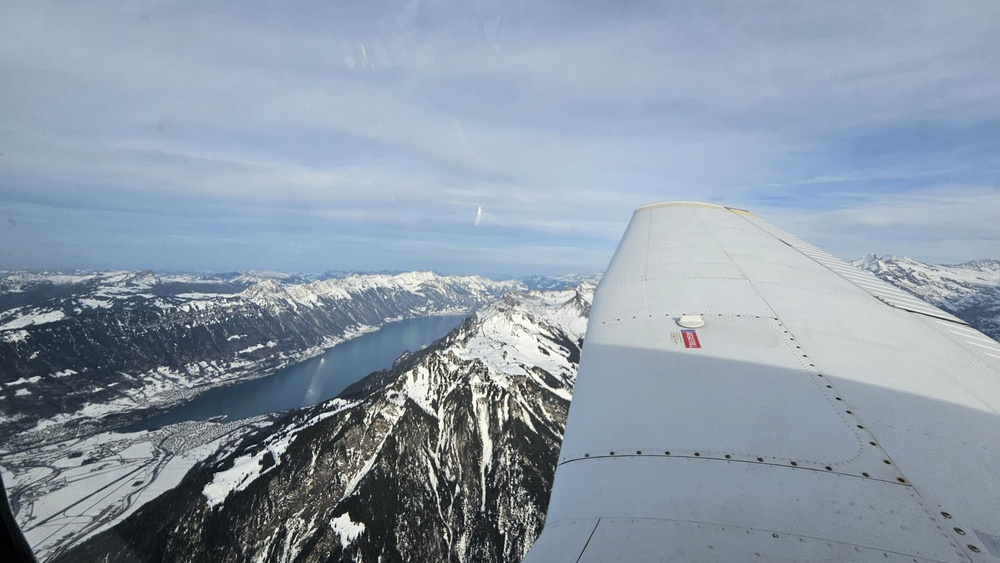
#> input picture MC2/Data/Brienzersee.jpg, 1000 x 563 px, shrunk from 2000 x 1126 before the run, found by its file name
$ jupyter execute 'Day_2_Algorithms for Pattern Detection.ipynb'   (older library calls are emulated)
#> lines starting #> are read from the running program, lines starting #| are printed output that depends on the picture
# GitHub-Link
https://github.com/Tschoppsilas/GBSV_2025.git

## Tag 1: Muster und Algorithmus auswählen
Wählen Sie einen klassischen Bildverarbeitungs
Algorithmus zur Erkennung von Mustern wie Kanten, Linien, Kreisen oder Ecken.
Implementieren Sie jeden relevanten Schritt Ihres Mustererkennungsalgorithmus. Die
einzelnen Schritte des Algorithmus können Sie selbst programmieren oder Bibliotheken verwenden.
Wichtig ist jedoch, dass die jeweiligen Zwischenergebnisse der Schritte
in den Folgeaufgaben demonstriert werden können. Beginnen Sie ein neues Notebook.

(Ich nehme hier bereits, wie in Aufgabe 2 beschrieben ein eigenes Bild)

[cell 1]
import cv2
import numpy as np


#Gauss-Filter zur Glättung (Rauschreduzierung)
def blurr(img, kernel_size=(5,5), sigma=1.4):
    blurred = cv2.GaussianBlur(img, kernel_size, sigma)
    return blurred

# Gradienten mit Sobel-Operator berechnen
# [71 lines left out: functions compute_gradient, non_max_suppression, hysteresis, not called in this run]

# Tag 2
## Bildauswahl
Ich habe ein selbst aufgenommenes Luftbild des Brienzersees gewählt, auf dem im Vordergrund (aus der Flugrichtung gesehen) die beiden Berge Reeti und Schwarzhorn unter dem Flugzeugflügel zu erkennen sind.

Ein potenzieller Stolperstein für den Algorithmus könnte der Flügel sein – dieser ist jedoch bewusst Teil der Problemstellung: Der Algorithmus muss in der Lage sein, den Flügel klar von der Umgebung (See und Bergen) zu unterscheiden. Dies ist entscheidend, wenn das Bild als visuelle Orientierungshilfe für autonome Fluggeräte verwendet werden soll.

## Problemstellung
Bei der Analyse von Luftbildern aus kleinen Flugzeugen oder Drohnen besteht eine zentrale Herausforderung darin, relevante Landschaftsstrukturen wie Bergkämme, Uferlinien oder Täler automatisch zu erkennen – und diese klar von künstlichen Bildanteilen, wie z. B. dem Flugzeugflügel, zu trennen.

Insbesondere bei Bildern, in denen ein Teil des Flugzeugs im Bild sichtbar ist, entsteht das Problem, dass Algorithmen die klaren, geometrischen Kanten des Flügels fälschlicherweise als landschaftlich relevante Kanten interpretieren könnten.

Daher ist es notwendig, ein Verfahren zu entwickeln, das:
- natürliche Kanten (z.B. die Silhouette des Schwarzhorns oder das Seeufer)
- von künstlichen Objekten (z.B. dem Flügel oder Rumpf) automatisch unterscheidet.

Diese Trennung ist essenziell für Anwendungen wie die automatische Orientierung in Flugsystemen oder für die Erstellung verlässlicher topografischer Karten aus Luftbilddaten.

## Anwendungsfall:
In der Luftbildverarbeitung – etwa bei automatisierten Erkennungssystemen in der Kartografie oder beim 3D-Terrain-Mapping – ist die Erkennung natürlicher Kanten (Bergrücken, Gewässergrenzen, Talverläufe) ein zentraler erster Verarbeitungsschritt.

Die extrahierten Informationen können genutzt werden, um:
- Geländeformen zu analysieren
- Höhenprofile zu rekonstruieren
- visuelle Orientierungshilfen für autonome Fluggeräte zu erstellen – insbesondere zur Trennung von fixen Teilen des Fluggeräts (wie dem Flügel) und der Umwelt.

## Warum dieses Bild?
Das Bild bietet eine realistische und komplexe Szene mit vielfältigen Merkmalen:
- Der Flügel als künstliches Objekt mit klaren Kanten
- Der See als homogene Fläche mit deutlicher Uferlinie
- Die Berglandschaft mit unregelmäßigen, natürlichen Konturen

Diese Vielfalt macht das Bild ideal zur Demonstration der Schritte eines Mustererkennungsalgorithmus wie dem Canny-Kantendetektor – von der Rauschunterdrückung bis zur finalen Kantenauswahl.

[cell 2]
import cv2
import matplotlib.pyplot as plt

# Bild laden (Original und Graustufen)
img_color = cv2.imread("C:\\Users\\silas\\PycharmProjects\\GBSV_2025\\MC2\\Data\\Brienzersee.jpg")
#> img_color is the input picture: shape (563, 1000, 3); mean B, G, R 169.4, 154.2, 140.3
img = cv2.cvtColor(img_color, cv2.COLOR_BGR2GRAY)
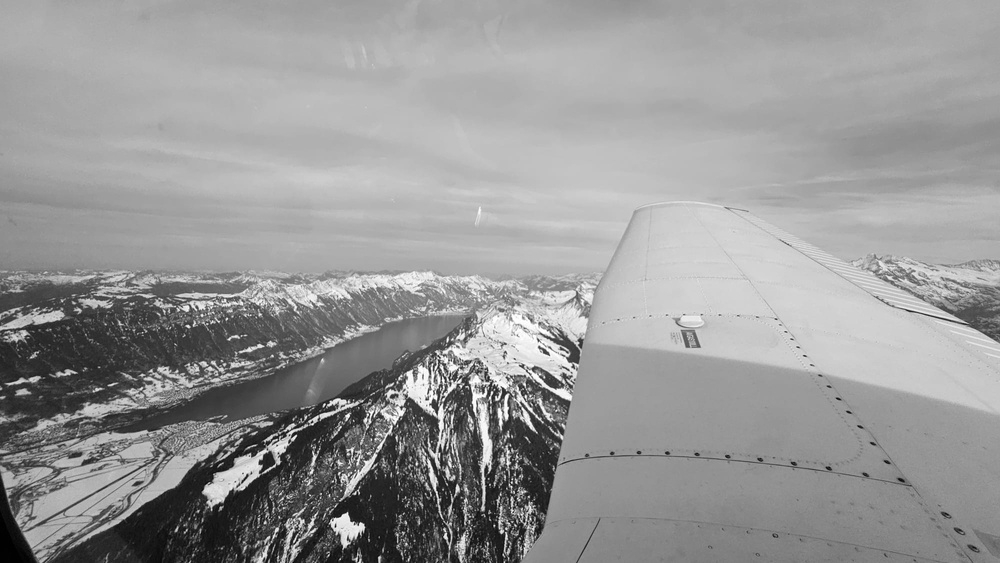
#> img: shape (563, 1000); min 0, max 254, mean 151.8

# Anzeigen der Bilder nebeneinander
fig, axes = plt.subplots(1, 2, figsize=(12, 6))

# Originalbild anzeigen
axes[0].imshow(cv2.cvtColor(img_color, cv2.COLOR_BGR2RGB))
axes[0].set_title('Brienzersee im Originalfarbton')
axes[0].axis('off')  # Achsen ausblenden

# Graustufenbild anzeigen
axes[1].imshow(img, cmap='gray')
axes[1].set_title('Brienzersee in Graustufen')
axes[1].axis('off')  # Achsen ausblenden

# Anzeigen der Bilder
plt.tight_layout()
plt.show()
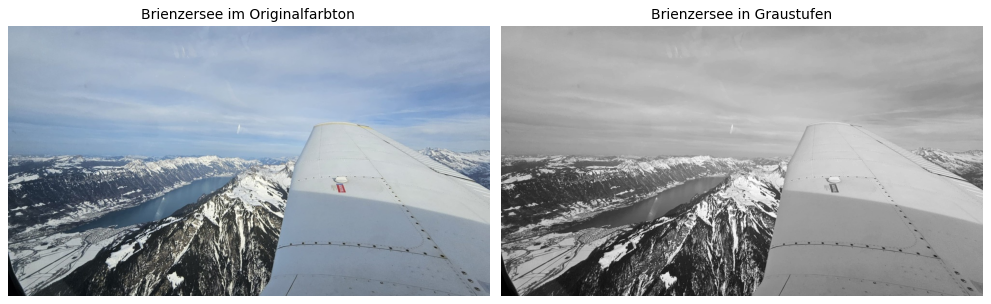
#> figure drawn by matplotlib, 2 panels

$ run again, with MC2/Data/Basler_gasslein.jpg copied over MC2/Data/Brienzersee.jpg
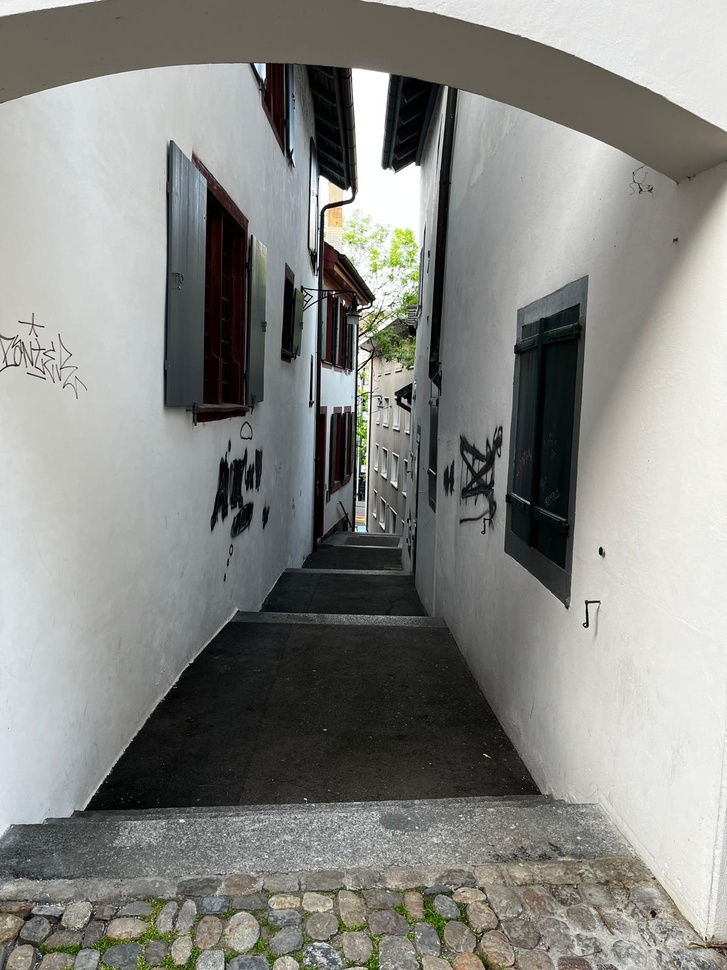
#> input picture MC2/Data/Basler_gasslein.jpg, 727 x 970 px, shrunk from 1200 x 1600 before the run, found by its file name
#> img_color is the input picture: shape (970, 727, 3); mean B, G, R 132.1, 136.3, 135.6
#> `img = cv2.cvtColor(img_color, cv2.COLOR_BGR2GRAY)`:
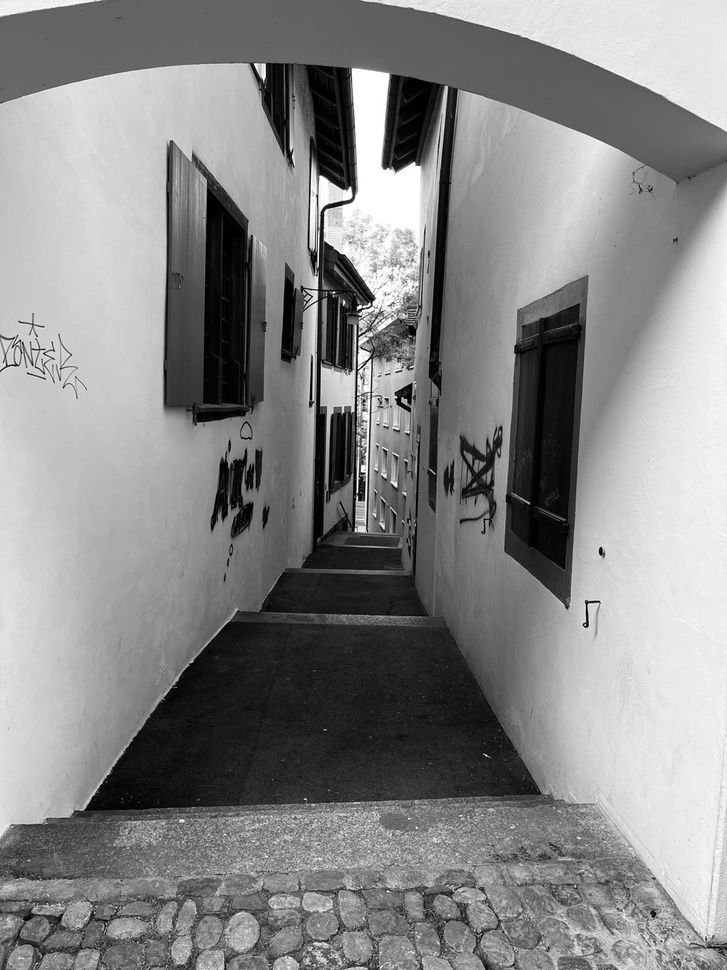
#> img: shape (970, 727); min 0, max 255, mean 135.6
#> `plt.show()`:
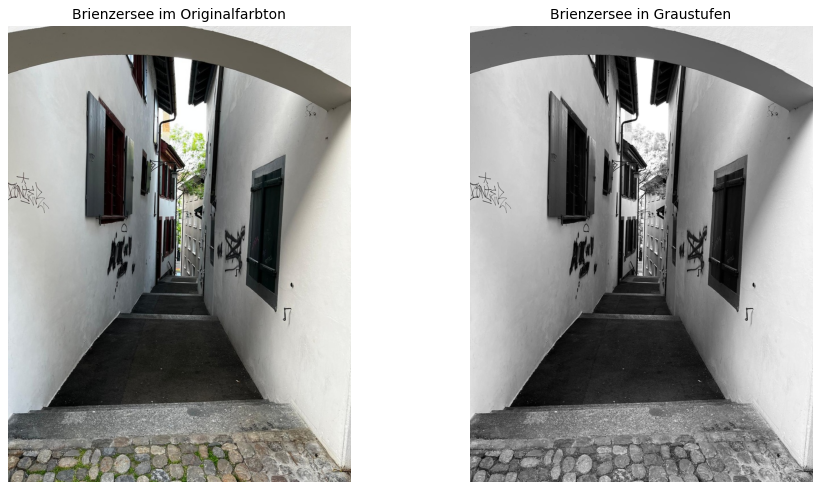
#> figure drawn by matplotlib, 2 panels

$ run again, with MC2/Data/Berg_bei_glarus.jpg copied over MC2/Data/Brienzersee.jpg
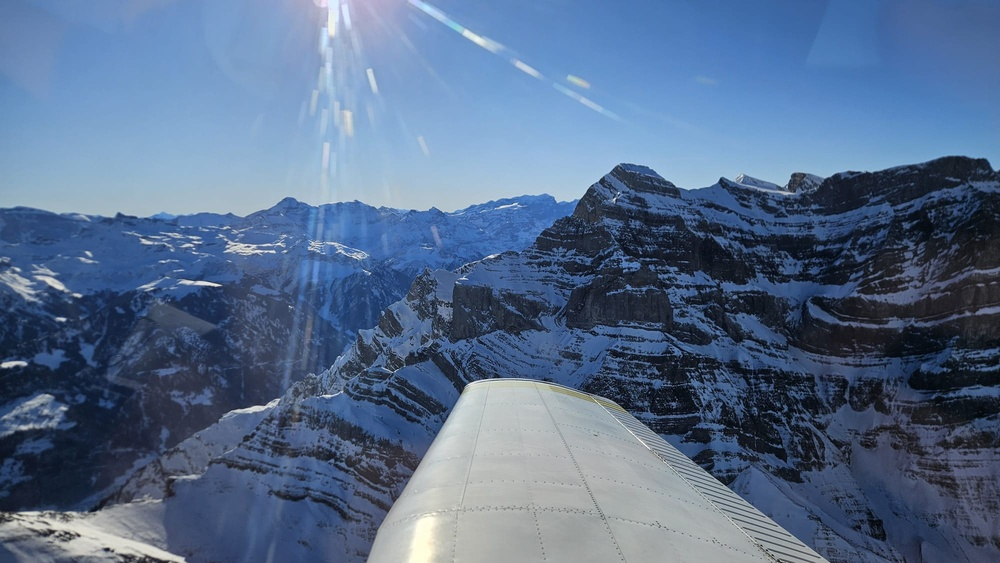
#> input picture MC2/Data/Berg_bei_glarus.jpg, 1000 x 563 px, shrunk from 2000 x 1126 before the run, found by its file name
#> img_color is the input picture: shape (563, 1000, 3); mean B, G, R 140.4, 109.3, 87
#> `img = cv2.cvtColor(img_color, cv2.COLOR_BGR2GRAY)`:
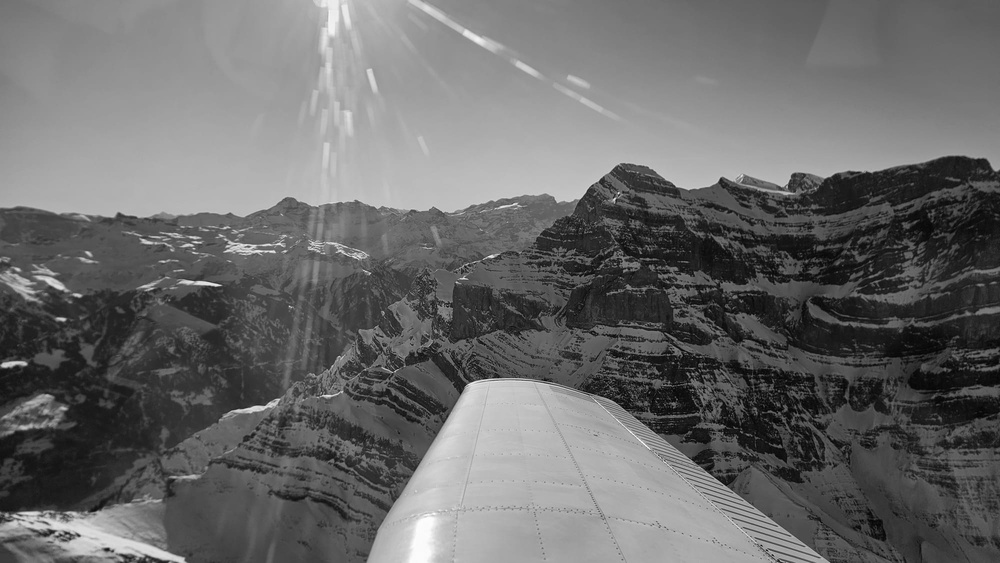
#> img: shape (563, 1000); min 2, max 253, mean 106.2
#> `plt.show()`:
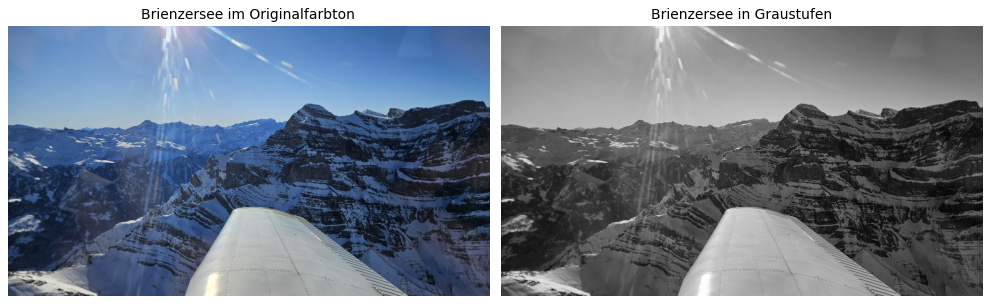
#> figure drawn by matplotlib, 2 panels

$ run again, with MC2/Data/Hundschopf.jpg copied over MC2/Data/Brienzersee.jpg
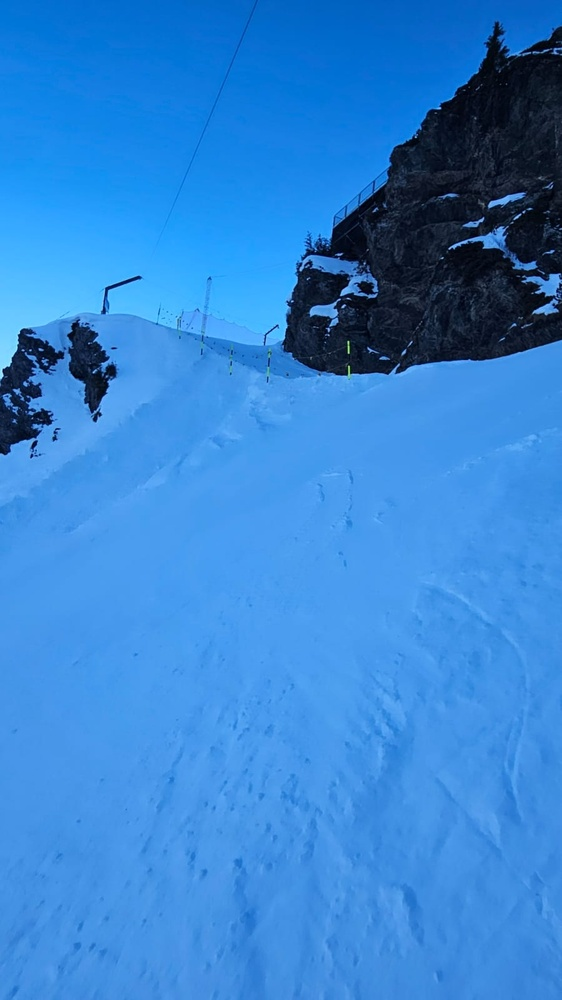
#> input picture MC2/Data/Hundschopf.jpg, 562 x 1000 px, shrunk from 900 x 1600 before the run, found by its file name
#> img_color is the input picture: shape (1000, 562, 3); mean B, G, R 209.2, 131.7, 52.3
#> `img = cv2.cvtColor(img_color, cv2.COLOR_BGR2GRAY)`:
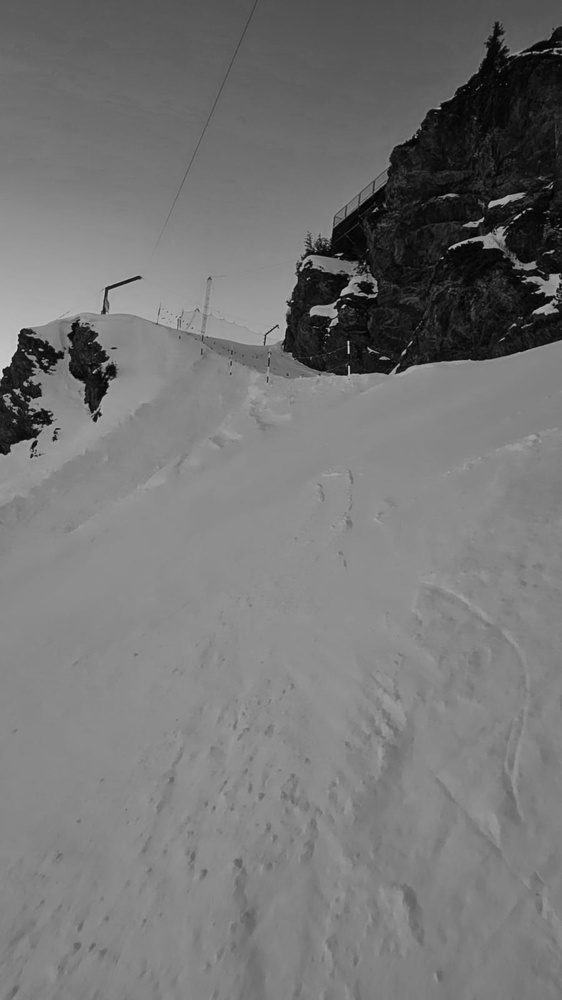
#> img: shape (1000, 562); min 1, max 220, mean 116.8
#> `plt.show()`:
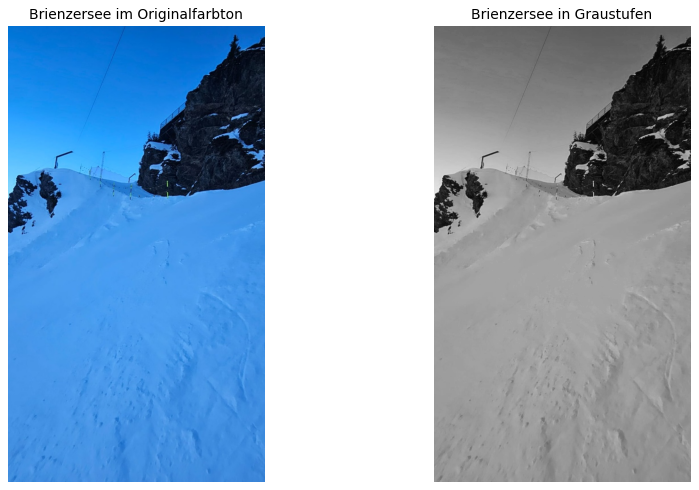
#> figure drawn by matplotlib, 2 panels
